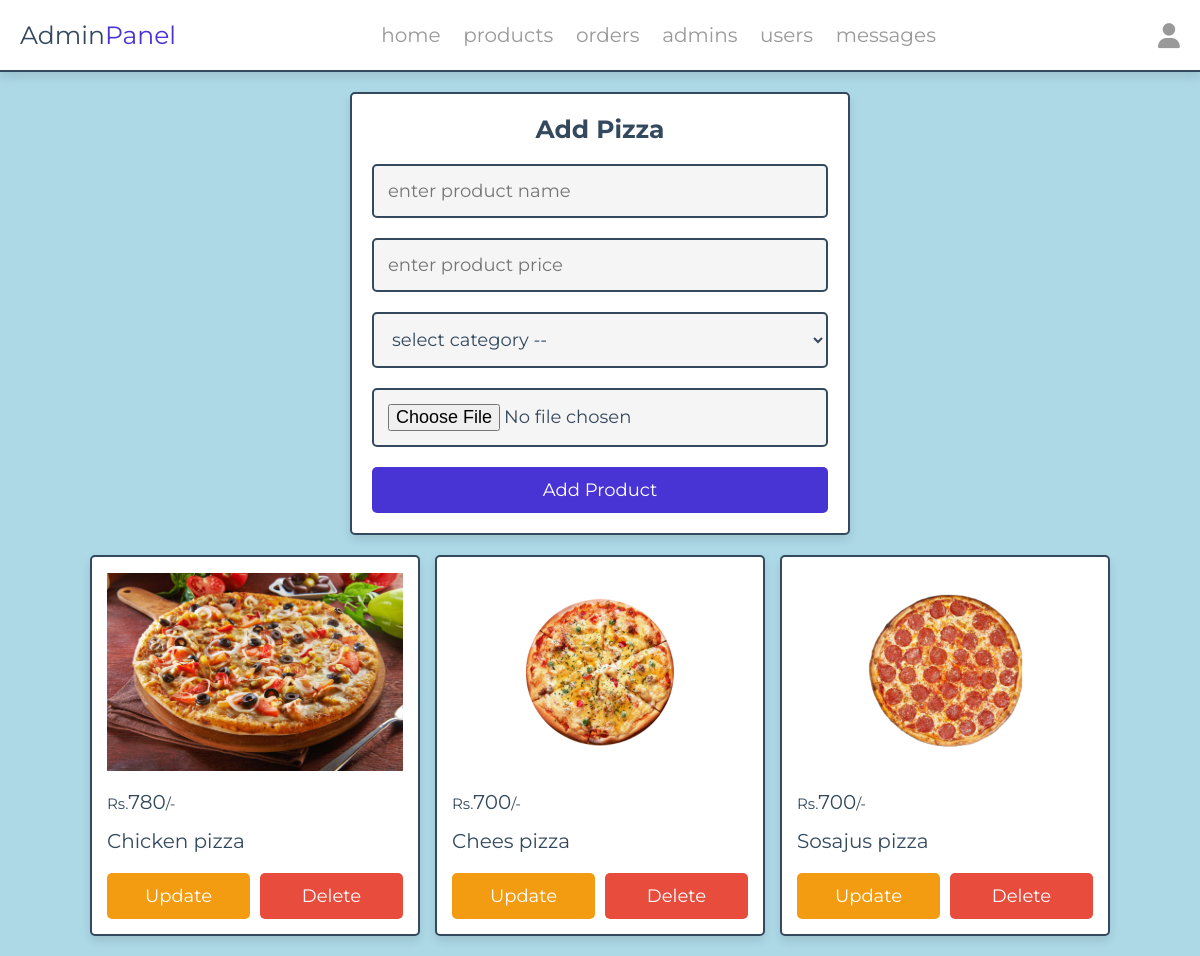
The app's page /admin/pizza.php (signed in) with its own data.
### tables this page shows
CREATE TABLE `pizza` (
  `id` int(100) NOT NULL,
  `name` varchar(100) NOT NULL,
  `price` int(10) NOT NULL,
  `image` varchar(100) NOT NULL,
  `category` varchar(100) NOT NULL
);

### admin/pizza.php (the view, shortened to what this page needs)
<?php
include '../components/connect.php';
?>
<!DOCTYPE html>
<html lang="en">
<head>
   <link rel="stylesheet" href="https://cdnjs.cloudflare.com/ajax/libs/font-awesome/6.1.1/css/all.min.css">
   <link rel="stylesheet" href="../css/admin_style.css">
   <link rel="stylesheet" href="../css/das.css">
</head>
<body>
<?php include '../components/admin_header.php' ?>
<section class="add-products">
   <form action="" method="POST" enctype="multipart/form-data">
      <h3>Add Pizza</h3>
      <input type="text" required placeholder="enter product name" name="name" maxlength="100" class="box">
      <input type="text" min="0" max="9999999999" required placeholder="enter product price" name="price" onkeypress="if(this.value.length == 10) return false;" class="box">
      <select name="category" class="box" required>
         <option value="" disabled selected>select category --</option>
      </select>
      <input type="file" name="image" class="box" accept="image/jpg, image/jpeg, image/png, image/webp" required>
      <input type="submit" value="add product" name="add_product" class="btn">
   </form>
</section>
<section class="show-products" style="padding-top: 0;">
   <div class="box-container">
   <?php
      $show_products = $conn->prepare("SELECT * FROM `pizza`");
      $show_products->execute();
      if($show_products->rowCount() > 0){
         while($fetch_products = $show_products->fetch(PDO::FETCH_ASSOC)){
   ?>
   <div class="box">
      <img src="../uploaded_img/<?= $fetch_products['image']; ?>" alt="">
      <div class="flex">
         <div class="price"><span>Rs.</span><?= $fetch_products['price']; ?><span>/-</span></div>
      </div>
      <div class="name"><?= $fetch_products['name']; ?></div>
      <div class="flex-btn">
         <a href="update_product.php?update=<?= $fetch_products['id']; ?>" class="option-btn">update</a>
         <a href="pizza.php?delete=<?= $fetch_products['id']; ?>" class="delete-btn" onclick="return confirm('delete this product?');">delete</a>
      </div>
   </div>
   <?php
         }
      }else{
         echo '<p class="empty">no products added yet!</p>';
      }
   ?>
   </div>
</section>
</body>
</html>

### css/admin_style.css (style rules this page uses)
:root { --main-color:#4834d4; --red:#e74c3c; --orange:#f39c12; --black:#34495e; --white:#fff; --light-bg:#f5f5f5; --light-color:#999; --border:.2rem solid var(--black); --box-shadow:0 .5rem 1rem rgba(0,0,0,.1); }
* { font-family: 'Montserrat', sans-serif; margin:0; padding:0; box-sizing: border-box; text-decoration: none; outline: none; border:none; }
html { font-size: 62.5%; overflow-x: hidden; }
body { background-color: var(--light-bg); }
section { max-width: 1200px; margin:0 auto; padding:2rem; }
.btn, .delete-btn, .option-btn { display: block; margin-top: 1rem; border-radius: .5rem; cursor: pointer; width: 100%; font-size: 1.8rem; color:var(--white); padding:1.2rem 3rem; text-transform: capitalize; text-align: center; }
.btn { background-color: var(--main-color); }
.delete-btn { background-color: var(--red); }
.option-btn { background-color: var(--orange); }
.flex-btn { display: flex; gap:1rem; }
.add-products form { margin:0 auto; max-width: 50rem; background-color: var(--white); border-radius: .5rem; box-shadow: var(--box-shadow); border:var(--border); padding:2rem; text-align: center; }
.add-products form h3 { margin-bottom: 1rem; font-size: 2.5rem; color:var(--black); text-transform: capitalize; }
.add-products form .box { background-color: var(--light-bg); border:var(--border); width: 100%; padding:1.4rem; font-size: 1.8rem; color:var(--black); border-radius: .5rem; margin: 1rem 0; }
.show-products .box-container { display: grid; grid-template-columns: repeat(auto-fit, 33rem); gap:1.5rem; justify-content: center; align-items: flex-start; }
.show-products .box-container .box { background-color: var(--white); border-radius: .5rem; box-shadow: var(--box-shadow); border:var(--border); padding:1.5rem; }
.show-products .box-container .box img { width: 100%; height: 20rem; object-fit: contain; margin-bottom: 1rem; }
.show-products .box-container .box .name { font-size: 2rem; color:var(--black); padding:1rem 0; }
.show-products .box-container .box .flex { display: flex; align-items: center; gap:1rem; justify-content: space-between; }
.show-products .box-container .box .flex .price { font-size: 2rem; color:var(--black); margin:.5rem 0; }
.show-products .box-container .box .flex .price span { font-size: 1.5rem; }

### css/das.css (style rules this page uses)
body { background-color:lightblue; }

### records on screen
pizza: image (picture), price "780", name "Chicken pizza"
pizza: image (picture), price "700", name "Chees pizza"
pizza: image (picture), price "700", name "Sosajus pizza"
